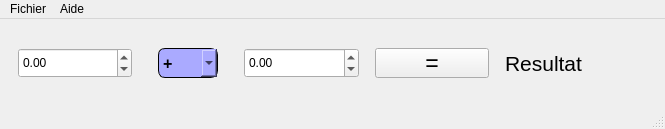
<?xml version="1.0" encoding="UTF-8"?>
<ui version="4.0">
 <class>MainWindow</class>
 <widget class="QMainWindow" name="MainWindow">
  <property name="geometry">
   <rect>
    <x>0</x>
    <y>0</y>
    <width>665</width>
    <height>129</height>
   </rect>
  </property>
  <property name="sizePolicy">
   <sizepolicy hsizetype="Fixed" vsizetype="Fixed">
    <horstretch>61</horstretch>
    <verstretch>0</verstretch>
   </sizepolicy>
  </property>
  <property name="minimumSize">
   <size>
    <width>613</width>
    <height>129</height>
   </size>
  </property>
  <property name="maximumSize">
   <size>
    <width>690</width>
    <height>129</height>
   </size>
  </property>
  <property name="windowTitle">
   <string>MainWindow</string>
  </property>
  <widget class="QWidget" name="centralwidget">
   <layout class="QHBoxLayout" name="horizontalLayout">
    <item>
     <widget class="QStackedWidget" name="stackedWidget">
      <property name="minimumSize">
       <size>
        <width>647</width>
        <height>70</height>
       </size>
      </property>
      <property name="maximumSize">
       <size>
        <width>700</width>
        <height>70</height>
       </size>
      </property>
      <widget class="QWidget" name="page">
       <layout class="QGridLayout" name="gridLayout">
        <item row="0" column="5">
         <spacer name="horizontalSpacer_3">
          <property name="orientation">
           <enum>Qt::Horizontal</enum>
          </property>
          <property name="sizeType">
           <enum>QSizePolicy::Fixed</enum>
          </property>
          <property name="sizeHint" stdset="0">
           <size>
            <width>10</width>
            <height>20</height>
           </size>
          </property>
         </spacer>
        </item>
        <item row="0" column="2">
         <widget class="QComboBox" name="operateur">
          <property name="minimumSize">
           <size>
            <width>60</width>
            <height>30</height>
           </size>
          </property>
          <property name="maximumSize">
           <size>
            <width>60</width>
            <height>30</height>
           </size>
          </property>
          <property name="font">
           <font>
            <pointsize>12</pointsize>
            <weight>75</weight>
            <italic>false</italic>
            <bold>true</bold>
            <strikeout>false</strikeout>
           </font>
          </property>
          <property name="styleSheet">
           <string notr="true">border:1px solid black;
border-radius:7px;
background-color: rgb(170, 170, 255);
text-align:center;</string>
          </property>
          <property name="frame">
           <bool>true</bool>
          </property>
          <item>
           <property name="text">
            <string>+</string>
           </property>
          </item>
          <item>
           <property name="text">
            <string>-</string>
           </property>
          </item>
          <item>
           <property name="text">
            <string>x</string>
           </property>
          </item>
          <item>
           <property name="text">
            <string>/</string>
           </property>
          </item>
          <item>
           <property name="text">
            <string>Mod</string>
           </property>
          </item>
          <item>
           <property name="text">
            <string>^</string>
           </property>
          </item>
         </widget>
        </item>
        <item row="0" column="4">
         <widget class="QDoubleSpinBox" name="nombre2">
          <property name="minimumSize">
           <size>
            <width>115</width>
            <height>30</height>
           </size>
          </property>
          <property name="maximumSize">
           <size>
            <width>115</width>
            <height>30</height>
           </size>
          </property>
          <property name="minimum">
           <double>-999999999.000000000000000</double>
          </property>
          <property name="maximum">
           <double>999999999.000000000000000</double>
          </property>
         </widget>
        </item>
        <item row="0" column="6">
         <widget class="QPushButton" name="egal">
          <property name="minimumSize">
           <size>
            <width>114</width>
            <height>30</height>
           </size>
          </property>
          <property name="maximumSize">
           <size>
            <width>114</width>
            <height>30</height>
           </size>
          </property>
          <property name="font">
           <font>
            <pointsize>17</pointsize>
           </font>
          </property>
          <property name="styleSheet">
           <string notr="true"/>
          </property>
          <property name="text">
           <string>=</string>
          </property>
         </widget>
        </item>
        <item row="0" column="0">
         <widget class="QDoubleSpinBox" name="nombre1">
          <property name="minimumSize">
           <size>
            <width>114</width>
            <height>30</height>
           </size>
          </property>
          <property name="maximumSize">
           <size>
            <width>114</width>
            <height>30</height>
           </size>
          </property>
          <property name="minimum">
           <double>-999999999.000000000000000</double>
          </property>
          <property name="maximum">
           <double>999999999.000000000000000</double>
          </property>
         </widget>
        </item>
        <item row="0" column="3">
         <spacer name="horizontalSpacer_2">
          <property name="orientation">
           <enum>Qt::Horizontal</enum>
          </property>
          <property name="sizeType">
           <enum>QSizePolicy::Fixed</enum>
          </property>
          <property name="sizeHint" stdset="0">
           <size>
            <width>20</width>
            <height>20</height>
           </size>
          </property>
         </spacer>
        </item>
        <item row="0" column="1">
         <spacer name="horizontalSpacer">
          <property name="orientation">
           <enum>Qt::Horizontal</enum>
          </property>
          <property name="sizeType">
           <enum>QSizePolicy::Fixed</enum>
          </property>
          <property name="sizeHint" stdset="0">
           <size>
            <width>20</width>
            <height>20</height>
           </size>
          </property>
         </spacer>
        </item>
        <item row="0" column="8">
         <widget class="QLabel" name="resultat">
          <property name="minimumSize">
           <size>
            <width>110</width>
            <height>52</height>
           </size>
          </property>
          <property name="maximumSize">
           <size>
            <width>220</width>
            <height>52</height>
           </size>
          </property>
          <property name="font">
           <font>
            <pointsize>16</pointsize>
           </font>
          </property>
          <property name="text">
           <string>Resultat</string>
          </property>
         </widget>
        </item>
        <item row="0" column="7">
         <spacer name="horizontalSpacer_4">
          <property name="orientation">
           <enum>Qt::Horizontal</enum>
          </property>
          <property name="sizeType">
           <enum>QSizePolicy::Fixed</enum>
          </property>
          <property name="sizeHint" stdset="0">
           <size>
            <width>10</width>
            <height>20</height>
           </size>
          </property>
         </spacer>
        </item>
       </layout>
      </widget>
      <widget class="QWidget" name="page_2"/>
     </widget>
    </item>
   </layout>
  </widget>
  <widget class="QMenuBar" name="menubar">
   <property name="geometry">
    <rect>
     <x>0</x>
     <y>0</y>
     <width>665</width>
     <height>21</height>
    </rect>
   </property>
   <widget class="QMenu" name="menuFichier">
    <property name="title">
     <string>Fichier</string>
    </property>
    <addaction name="actionQuiter"/>
   </widget>
   <widget class="QMenu" name="menuAide">
    <property name="title">
     <string>Aide</string>
    </property>
    <addaction name="actionComportement_de_l_application"/>
   </widget>
   <addaction name="menuFichier"/>
   <addaction name="menuAide"/>
  </widget>
  <widget class="QStatusBar" name="statusbar"/>
  <action name="actionQuiter">
   <property name="text">
    <string>Quiter</string>
   </property>
  </action>
  <action name="actionComportement_de_l_application">
   <property name="text">
    <string>comportement de l'application</string>
   </property>
  </action>
 </widget>
 <resources/>
 <connections>
  <connection>
   <sender>nombre1</sender>
   <signal>valueChanged(double)</signal>
   <receiver>resultat</receiver>
   <slot>setNum(double)</slot>
   <hints>
    <hint type="sourcelabel">
     <x>101</x>
     <y>59</y>
    </hint>
    <hint type="destinationlabel">
     <x>572</x>
     <y>81</y>
    </hint>
   </hints>
  </connection>
 </connections>
</ui>
